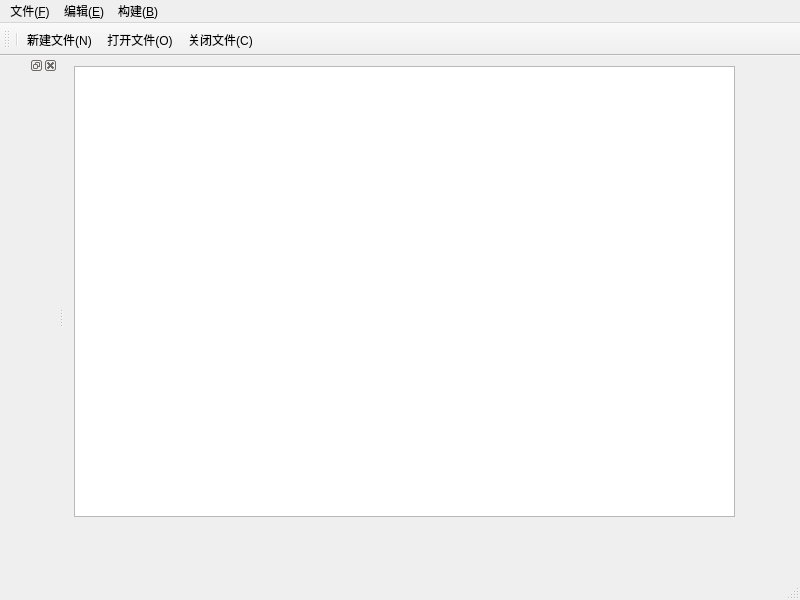
<?xml version="1.0" encoding="UTF-8"?>
<ui version="4.0">
 <class>MainWindow</class>
 <widget class="QMainWindow" name="MainWindow">
  <property name="geometry">
   <rect>
    <x>0</x>
    <y>0</y>
    <width>800</width>
    <height>600</height>
   </rect>
  </property>
  <property name="windowTitle">
   <string>MainWindow</string>
  </property>
  <widget class="QWidget" name="centralwidget">
   <widget class="QTextEdit" name="textEdit">
    <property name="geometry">
     <rect>
      <x>10</x>
      <y>10</y>
      <width>661</width>
      <height>451</height>
     </rect>
    </property>
   </widget>
  </widget>
  <widget class="QMenuBar" name="menubar">
   <property name="geometry">
    <rect>
     <x>0</x>
     <y>0</y>
     <width>800</width>
     <height>28</height>
    </rect>
   </property>
   <widget class="QMenu" name="menu_F">
    <property name="title">
     <string>文件(&amp;F)</string>
    </property>
    <addaction name="action_N"/>
    <addaction name="action_O"/>
    <addaction name="separator"/>
    <addaction name="action_C"/>
   </widget>
   <widget class="QMenu" name="menu_E">
    <property name="title">
     <string>编辑(&amp;E)</string>
    </property>
   </widget>
   <widget class="QMenu" name="menu_B">
    <property name="title">
     <string>构建(&amp;B)</string>
    </property>
   </widget>
   <addaction name="menu_F"/>
   <addaction name="menu_E"/>
   <addaction name="menu_B"/>
  </widget>
  <widget class="QStatusBar" name="statusbar"/>
  <widget class="QToolBar" name="toolBar">
   <property name="windowTitle">
    <string>toolBar</string>
   </property>
   <attribute name="toolBarArea">
    <enum>TopToolBarArea</enum>
   </attribute>
   <attribute name="toolBarBreak">
    <bool>false</bool>
   </attribute>
   <addaction name="separator"/>
   <addaction name="action_N"/>
   <addaction name="action_O"/>
   <addaction name="action_C"/>
  </widget>
  <widget class="QDockWidget" name="dockWidget_2">
   <attribute name="dockWidgetArea">
    <number>1</number>
   </attribute>
   <widget class="QWidget" name="dockWidgetContents_2"/>
  </widget>
  <action name="action_N">
   <property name="text">
    <string>新建文件(&amp;N)</string>
   </property>
  </action>
  <action name="action_O">
   <property name="text">
    <string>打开文件(&amp;O)</string>
   </property>
  </action>
  <action name="action_C">
   <property name="text">
    <string>关闭文件(&amp;C)</string>
   </property>
  </action>
 </widget>
 <resources/>
 <connections/>
</ui>
